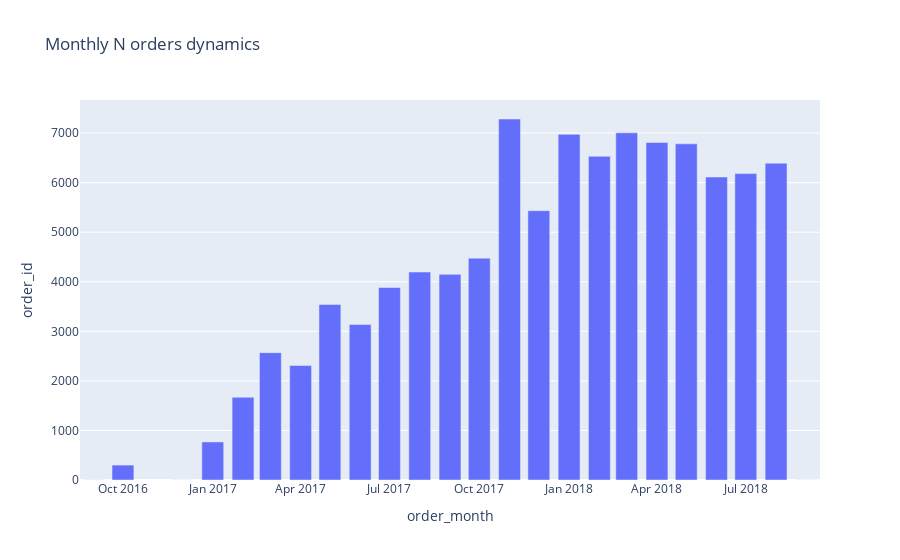

Notebook cell for this chart:
### Code cell
monthly_data_order = df.groupby('order_month')['order_id'].nunique()
monthly_data_order = monthly_data_order.reset_index()

import plotly.io as pio
fig = px.bar(monthly_data_order, x='order_month', y='order_id', title='Monthly N orders dynamics')
pio.write_image(fig, 'my_figure25.png')
fig.show()

### Figure 1 — Plotly figure (JSON) as saved in the notebook; plotly's stock layout.template omitted (floating-point values rounded to 4 significant figures)
{"data": [{"alignmentgroup": "True", "hovertemplate": "order_month=%{x}<br>order_id=%{y}<extra></extra>", "legendgroup": "", "marker": {"color": "#636efa", "pattern": {"shape": ""}}, "name": "", "offsetgroup": "", "orientation": "v", "showlegend": false, "textposition": "auto", "type": "bar", "x": ["2016-09", "2016-10", "2016-12", "2017-01", "2017-02", "2017-03", "2017-04", "2017-05", "2017-06", "2017-07", "2017-08", "2017-09", "2017-10", "2017-11", "2017-12", "2018-01", "2018-02", "2018-03", "2018-04", "2018-05", "2018-06", "2018-07", "2018-08", "2018-09"], "xaxis": "x", "y": [2, 301, 1, 768, 1670, 2570, 2310, 3542, 3137, 3884, 4196, 4149, 4476, 7284, 5434, 6975, 6531, 7005, 6809, 6783, 6113, 6182, 6393, 1], "yaxis": "y"}], "layout": {"barmode": "relative", "legend": {"tracegroupgap": 0}, "title": {"text": "Monthly N orders dynamics"}, "xaxis": {"anchor": "y", "domain": [0, 1], "title": {"text": "order_month"}}, "yaxis": {"anchor": "x", "domain": [0, 1], "title": {"text": "order_id"}}}}
